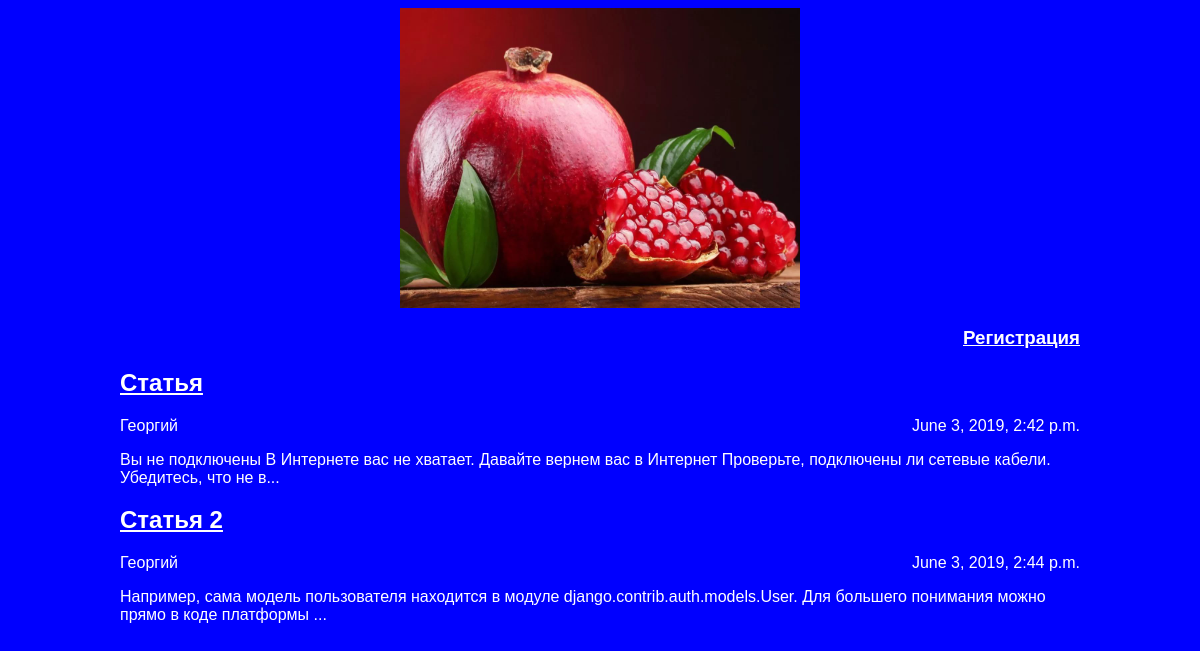
The page / on the database its author committed.
### articles/models.py (models this page shows, shortened)
class Article(models.Model):
	title = models.CharField(max_length=200)
	author = models.ForeignKey(User, on_delete=models.CASCADE)
	text = models.TextField()
	created_date = models.DateTimeField(auto_now_add=True)
	def get_excerpt(self):
		return self.text[:140] + "..." if len(self.text) > 140 else self.text

### articles/views.py (the view)
# urls.py: path('', archive, name ='archive'),
def archive(request):
	return render(request, 'archive.html', {"posts": Article.objects.all()})

### articles/templates/archive.html (shortened to what this page needs)
<html>
{% load static from staticfiles %}
<link rel="stylesheet" href="{% static "css1/article1.css" %}">
<body>
	<div class="archive1">
		<div class="header">
		{% load static from staticfiles %}
		<img src="{% static "im/logo.png" %}" height="300"/>
		</div>
		<div class="archive">
		<h3><a href="../../register/">Регистрация</a></h3>
		{% for post in posts %}
			<div class="one-post">
				{% load static from staticfiles %}
				<h2 class="post-title"><a href="../../article/{{post.id}}">{{ post.title }}</a></h2>
				<div class="article-info">
					<div class="article-author">{{ post.author.username }}</div>
					<div class="article-created-date">{{ post.created_date }}</div>
				</div>
				<p class="article-text">{{ post.get_excerpt }}</p>
			</div>
		{% endfor %}
		</div>
	</div>
</body>
</html>

### articles/static/css1/article1.css (style rules this page uses)
body { background: blue; font-family: Tahoma, Arial, sans-serif; color: #ffffff; }
.archive1 .header img { display: block; width: 400px; margin-left: auto; margin-right: auto; }
.archive1 .archive { width: 960px; margin-left: auto; margin-right: auto; }
.archive1 .post-title a { color: #ffffff; }
.archive1 .article-author { width: 50%; float: left; }
.archive1 .article-created-date { text-align: right; }
.article .archive h3, a { color: #ffffff; text-align: right; }
.archive1 .archive h3, a { color: #ffffff; text-align: right; }
.archive1 .archive p { color: #ffffff; width: 960px; margin-left: auto; margin-right: auto; overflow: hidden; }

### rows shown on the page
Article: title "Статья", author.username "Георгий", created_date "June 3, 2019, 2:42 p.m.", get_excerpt "Вы не подключены В Интернете вас не хватает. Давайте вернем вас в Интернет Проверьте, подключены ли сетевые кабели. Убедитесь, что не в..."
Article: title "Статья 2", author.username "Георгий", created_date "June 3, 2019, 2:44 p.m.", get_excerpt "Например, сама модель пользователя находится в модуле django.contrib.auth.models.User. Для большего понимания можно прямо в коде платформы ..."
